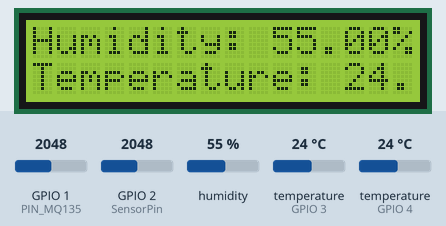
Simulated run of this program. Board: ESP32-S3. Parts: 16×2 character LCD. The test bench sets the inputs (shaded band); at power-on: humidity 55 %, temperature (sensors on GPIO 3, GPIO 4) 24 °C, GPIO 2 (SensorPin) = 2048, GPIO 1 (PIN_MQ135) = 2048. WiFi joins after 1.5 s; servers stay silent unless stated; network time is answered at once with the bench clock; the local clock reads 2024-03-15 10:24:30 at power-on unless the program sets it; no MQTT or app messages arrive unless stated; what the program prints to the serial monitor is not drawn.

Above: at 7.0 s.
7.1 s: humidity set to 22 %
17.0 s: temperature (sensor on GPIO 3) set to 12 °C
At 26.7 s:
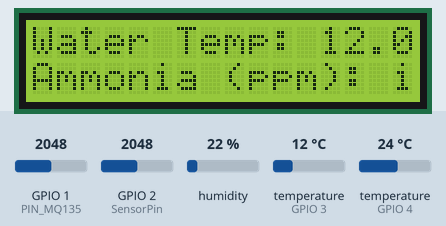
29.9 s: GPIO 2 (SensorPin) set to 1228
At 36.5 s:
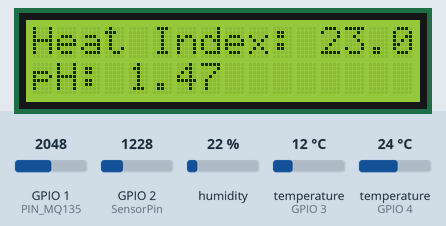
39.8 s: temperature (sensor on GPIO 4) set to 12 °C
At 46.6 s:
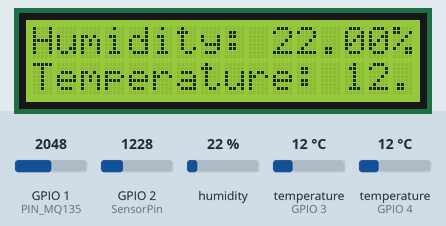
49.6 s: GPIO 2 (SensorPin) set to 122
At 62.2 s:
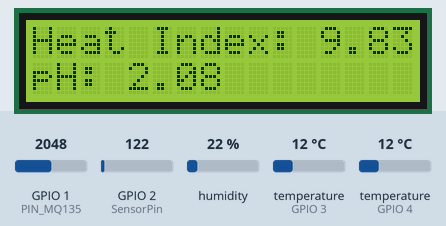
Timing chart, 0 to 63.6 s (numbered marks = the images above; inputs shaded):
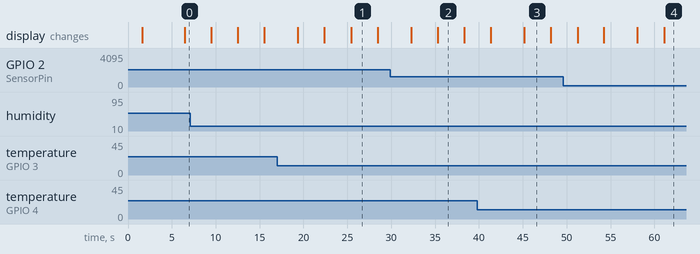

Measured:
- what the display in image 1 shows lasts 3.0 s, from 25.4 s to 28.4 s

The program:

main.cpp
```cpp
// Library
#include "Arduino.h"
#include "Secrets.h"
#include <WiFiClientSecure.h>
#include <PubSubClient.h>
#include <ArduinoJson.h>
#include "WiFi.h"
#include <DHT.h>
#include <OneWire.h>
#include <DallasTemperature.h>
#include <LiquidCrystal_I2C.h>
#include <Wire.h>
#include <TimeLib.h>
#include <NTPClient.h>
#include <WiFiUdp.h>

// Constants
#define AWS_IOT_PUBLISH_TOPIC   "esp32/pub"
#define AWS_IOT_SUBSCRIBE_TOPIC "esp32/sub"
#define DHTTYPE DHT11   // DHT 11
#define OFFSET 0.00
#define SAMPLING_INTERVAL 3000 //600000 ~ 10 MINS
#define ARRAYLENGTH 40
#define RL 47  // The value of resistor RL is 47K
#define m -0.263 // Enter calculated Slope
#define b 0.42 // Enter calculated intercept
#define Ro 20 // Enter found Ro value


// PINS
#define DHTPIN 4       //  DHT11 sensor
#define ONE_WIRE_BUS 3 //  DS18B20 temperature sensor
#define SensorPin 2    //  SEN0161 pH sensor
#define PIN_MQ135 1    // MQ135 Analog Input Pin

// Global variables
float humidity;
float temperature;
float pHValue;
float heatIndex;
float waterTempC;
float ammonia_ppm;
unsigned long lastReadTime = 0;

// Create the lcd object address 0x3F and 16 columns x 2 rows
LiquidCrystal_I2C lcd (0x27, 16,2);
DHT dht(DHTPIN, DHTTYPE);
WiFiClientSecure net = WiFiClientSecure();
PubSubClient client(net);
OneWire oneWire(ONE_WIRE_BUS);
DallasTemperature sensors(&oneWire);
const char* ntpServer = "pool.ntp.org";
const long gmtOffset_sec = 0;
const int daylightOffset_sec = 0;
WiFiUDP ntpUDP;
NTPClient timeClient(ntpUDP, ntpServer, gmtOffset_sec, daylightOffset_sec);

// Function declarations
void display(float humidity, float temperature, float heatIndex, float pH , float waterTempC , float ammonia_ppm);
float getpHValue();
float getWaterTempValue();
float getAmmoniaValue();
double avergearray(int* arr, int number);
void connectAWS();
void publishMessage();
void messageHandler(char* topic, byte* payload, unsigned int length);
unsigned long getCurrentUnixTimestamp();


void setup()
{
  Serial.begin(115200);
  connectAWS();     //  Connect to AWS
  dht.begin();        // Initialize the DHT11 sensor
  sensors.begin();    // Initialize DS18B20 sensor
  lcd.init();         // Initialize the LCD connected
  lcd.backlight ();   // Turn on the backlight on LCD.
  //Wire.begin();
  delay(1000);
  Serial.println("Aqua Sensor starting");
  delay(3000);
  lcd.clear();
}

void loop()
{
  // Wait for xx minutes to elapse since the last reading
  if (millis() - lastReadTime >= SAMPLING_INTERVAL)
  {
    // Reading variables

    humidity = dht.readHumidity();
    temperature = dht.readTemperature();
    heatIndex = dht.computeHeatIndex(temperature, humidity, false);
    pHValue = getpHValue();
    waterTempC = getWaterTempValue();
    ammonia_ppm = getAmmoniaValue() ;

    // Display on Monitor
    display(humidity, temperature, heatIndex, pHValue ,waterTempC , ammonia_ppm);

    // Update the last pH reading time
    lastReadTime = millis();
  }
  // Transfer data to cloud
    publishMessage();
    client.loop();
}


/***************** Display  *********************/

void display(float humidity, float temperature, float heatIndex, float pH , float waterTempC , float ammonia_ppm)
{
  if (isnan(humidity) || isnan(temperature) || isnan(heatIndex))
  {
    Serial.println(F("Failed to read from DHT sensor!"));
    return;
  }
  else if (isnan(pH))
  {
    Serial.println(F("Failed to read from pH sensor!"));
    return;
  }
  else if (isnan(waterTempC))
  {
    Serial.println(F("Failed to read from Water Temperature sensor!"));
    return;
  }

  else if (isnan(ammonia_ppm))
  {
    Serial.println(F("Failed to read from Ammonia sensor!"));
    return;
  }


  Serial.print(F("Humidity: "));
  Serial.print(humidity);
  Serial.print(F("%  AmbientTemperature: "));
  Serial.print(temperature);
  Serial.print(F("°C  WaterTemperature: "));
  Serial.print(waterTempC);
  Serial.print(F("°C  Heat index:  "));
  Serial.print(heatIndex);
  Serial.print(F("°C  pH: "));
  Serial.print(pH);
  Serial.print(F("  Ammonia : "));
  Serial.print(ammonia_ppm);
  Serial.println("ppm");

  // Clear the LCD display
  lcd.clear();

  // first flash
  lcd.setCursor(0, 0);
  lcd.print("Humidity: ");
  lcd.print(humidity);
  lcd.print("%");

  lcd.setCursor(0, 1);
  lcd.print("Temperature: ");
  lcd.print(temperature);
  lcd.print("C");

  delay(3000);
  lcd.clear();

  // Second flash
  lcd.setCursor(0, 0);
  lcd.print("Heat Index: ");
  lcd.print(heatIndex);
  lcd.print(" C ");

  lcd.setCursor(0, 1);
  lcd.print("pH: ");
  lcd.print(pH);

  delay(3000);
  lcd.clear();

  // Third flash
  lcd.setCursor(0, 0);
  lcd.print("Water Temp: ");
  lcd.print(waterTempC);
  lcd.print("C");

  lcd.setCursor(0, 1);
  lcd.print("Ammonia (ppm): ");
  lcd.print(ammonia_ppm);
  lcd.print("ppm");

  delay(3000);
  lcd.clear();

}

/**************** Ammonia Sensor  *****************/
float getAmmoniaValue()
{
  float ppm;
  float VRL; // Voltage drop across the MQ sensor
  float Rsg; // Sensor resistance at gas concentration
  float ratio; // Define variable for ratio

  VRL = analogRead(PIN_MQ135) * (5.0 / 1023.0); // Measure the voltage drop and convert to 0-5V
  Rsg = ((5.0 * RL) / VRL) - RL; // Use the formula to get Rsg value
  ratio = Rs / Ro; // Find the ratio Rs/Ro

  ppm = pow(10, ((log10(ratio) - b) / m)); // Use the formula to calculate ppm

  return ppm; // Return ammonia concentration in ppm
}

/************ Water temperature Sensor ************/
float getWaterTempValue()
{
  float waterTempC ;

  sensors.requestTemperatures(); // Send the command to get temperatures
  waterTempC = sensors.getTempCByIndex(0);

  return waterTempC;
}

/***************** pH Sensor  *********************/

float getpHValue()
{
  float pHValue; // Declare pHValue outside the #ifdef block

  // Code related to SEN0161 sensor
  static int pHArray[ARRAYLENGTH];
  static int pHArrayIndex = 0;
  static float voltage;

  pHArray[pHArrayIndex++] = analogRead(SensorPin);
  if (pHArrayIndex >= ARRAYLENGTH) pHArrayIndex = 0;
  voltage = avergearray(pHArray, ARRAYLENGTH) * 5.0 / 1024;
  pHValue = 3.5 * voltage + OFFSET;


  return pHValue;
}


/**
 * Calculates the average value of an array.
 * If the number of values is less than 5, calculates directly the statistics.
 * Otherwise, uses a more optimized algorithm.
 */
double avergearray(int* arr, int number)
{
  int i;
  int max, min;
  double avg;
  long amount = 0;

  if (number <= 0)
  {
    Serial.println("Error: Number for the array to be averaged is invalid!");
    return 0;
  }

  if (number < 5)   // If the number of values is less than 5, calculate directly the statistics
  {
    for (i = 0; i < number; i++)
    {
      amount += arr[i];
    }
    avg = amount / number;
    return avg;
  }
  else
  {
    if (arr[0] < arr[1])
    {
      min = arr[0];
      max = arr[1];
    }
    else
    {
      min = arr[1];
      max = arr[0];
    }
    for (i = 2; i < number; i++)
    {
      if (arr[i] < min)
      {
        amount += min;        // arr < min
        min = arr[i];
      }
      else
      {
        if (arr[i] > max)
        {
          amount += max;    // arr > max
          max = arr[i];
        }
        else
        {
          amount += arr[i]; // min <= arr <= max
        }
      }
    }
    avg = (double)amount / (number - 2);
  }
  return avg;
}


/***************** AWS API *********************/

/**
 * Establishes a connection to the AWS IoT platform.
 * Configures WiFi and sets up the MQTT connection.
 */

void connectAWS()
{
  WiFi.mode(WIFI_STA);
  WiFi.begin(WIFI_SSID, WIFI_PASSWORD);

  Serial.println("Connecting to Wi-Fi");

  while (WiFi.status() != WL_CONNECTED)
  {
    delay(500);
    Serial.print(".");
  }

  // Configure WiFiClientSecure to use the AWS IoT device credentials
  net.setCACert(AWS_CERT_CA);
  net.setCertificate(AWS_CERT_CRT);
  net.setPrivateKey(AWS_CERT_PRIVATE);

  // Connect to the MQTT broker on the AWS endpoint
  client.setServer(AWS_IOT_ENDPOINT, 8883);

  // Create a message handler
  client.setCallback(messageHandler);

  Serial.println("Connecting to AWS IoT");

  while (!client.connect(THINGNAME))
  {
    Serial.print(".");
    delay(100);
  }

  if (!client.connected())
  {
    Serial.println("AWS IoT Timeout!");
    return;
  }

  // Subscribe to a topic
  client.subscribe(AWS_IOT_SUBSCRIBE_TOPIC);

  Serial.println("AWS IoT Connected!");
}

/**
 * Publishes sensor data to the AWS IoT platform.
 * Creates a JSON document and publishes it as a message.
 */
void publishMessage()
{
  StaticJsonDocument<200> doc;
  doc["device_ID"] = "cloudSensor_01";
  doc["room"] = "roof_top_garden";
  doc["time"] = getCurrentUnixTimestamp();
  doc["humidity"] = humidity;
  doc["temperature"] = temperature;
  doc["pH"] = pHValue;
  doc["HeatIndex"] = heatIndex;
  doc["waterTempC"] = waterTempC;
  doc["Ammonia"] = ammonia_ppm;

  char jsonBuffer[512];
  serializeJson(doc, jsonBuffer); // print to client

  client.publish(AWS_IOT_PUBLISH_TOPIC, jsonBuffer);
}

/**
 * Handles incoming MQTT messages.
 * Deserializes the JSON message and prints the content.
 */
void messageHandler(char* topic, byte* payload, unsigned int length)
{
  Serial.print("incoming: ");
  Serial.println(topic);

  StaticJsonDocument<200> doc;
  deserializeJson(doc, payload);
  const char* message = doc["message"];
  Serial.println(message);
}

/***************** Get time  *********************/

unsigned long getCurrentUnixTimestamp() {
  // Update the NTP client to get the current time
  timeClient.update();

  // Get the current Unix timestamp (in seconds)
  return timeClient.getEpochTime();
}
```

Secrets.h
```cpp
#include <pgmspace.h>
#define SECRET

/*

OPSEC WARNING !

THIS IS JUST A TEMPLATE
DO NOT PUSH ANY SENSITIVE INFO

*/

// Change the name of 'Thing' accordingly
#define THINGNAME ""

// Change the following
const char WIFI_SSID[] = "";
const char WIFI_PASSWORD[] = "";
const char AWS_IOT_ENDPOINT[] = "";

// Amazon Root CA 1
static const char AWS_CERT_CA[] PROGMEM = R"EOF(
-----BEGIN CERTIFICATE-----

-----END CERTIFICATE-----
)EOF";

// Device Certificate
static const char AWS_CERT_CRT[] PROGMEM = R"KEY(
-----BEGIN CERTIFICATE-----

-----END CERTIFICATE-----


)KEY";

// Device Private Key
static const char AWS_CERT_PRIVATE[] PROGMEM = R"KEY(
-----BEGIN RSA PRIVATE KEY-----

-----END RSA PRIVATE KEY-----


)KEY";
```
